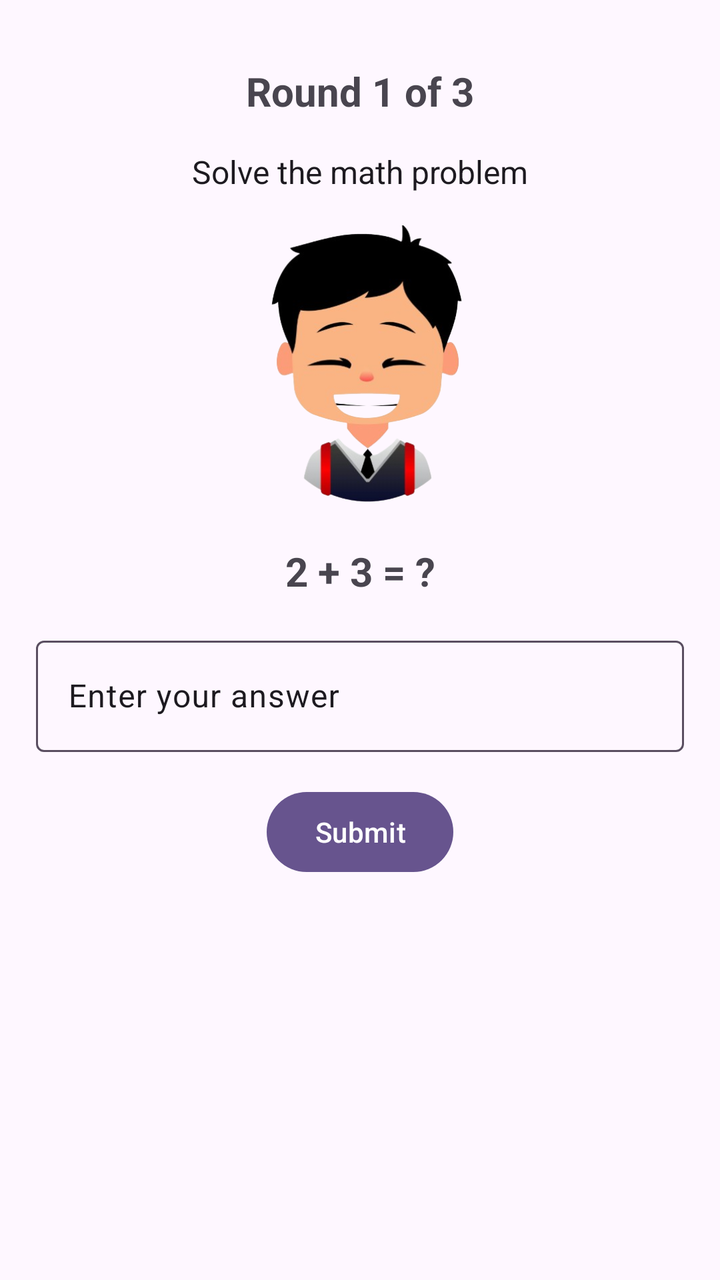
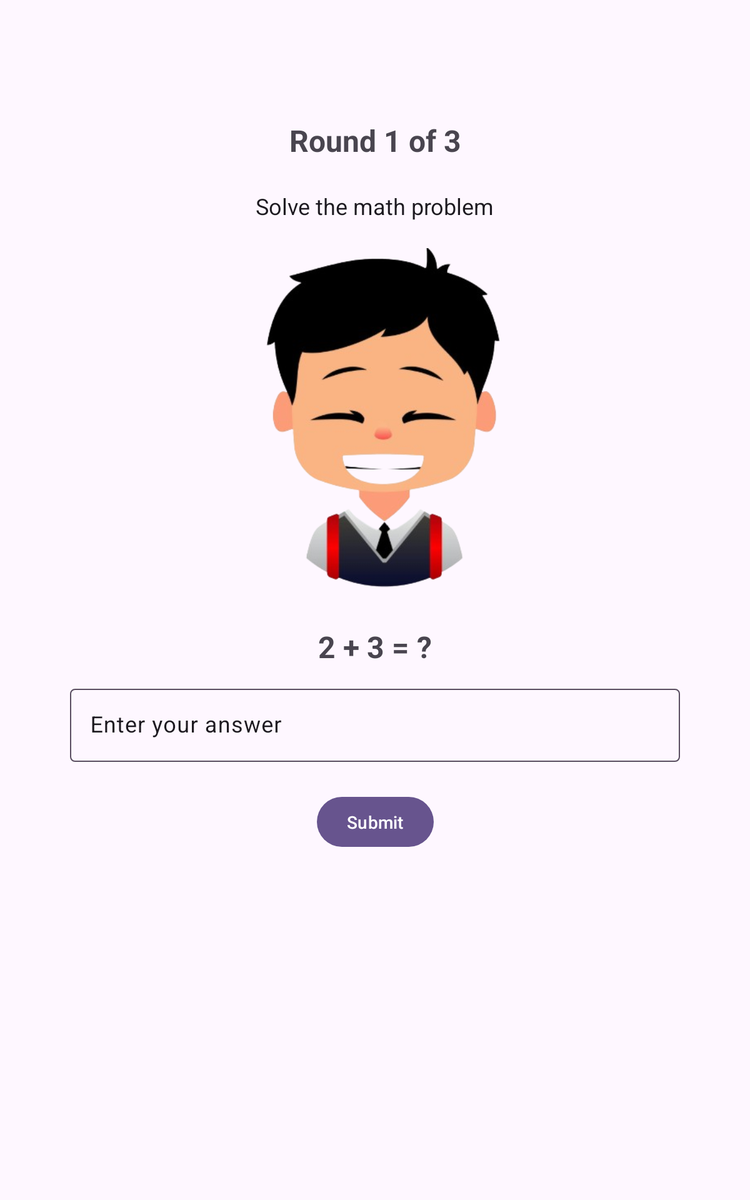

Two renders of one Android screen. The first uses the default layout on a phone; the second uses the alternative layout the repository ships for a different screen configuration, on a matching device. The two XML files are below.
<!-- AndroidManifest.xml: application theme Theme.SmartAlarm -->
<!-- res/layout/fragment_math_mission.xml -->
<?xml version="1.0" encoding="utf-8"?>
<androidx.constraintlayout.widget.ConstraintLayout xmlns:android="http://schemas.android.com/apk/res/android"
    xmlns:app="http://schemas.android.com/apk/res-auto"
    android:layout_width="match_parent"
    android:layout_height="match_parent"
    xmlns:tools="http://schemas.android.com/tools"
    android:background="@color/colorSurface">

    
    <androidx.constraintlayout.widget.Guideline
        android:id="@+id/math_mission_guideline_top"
        android:layout_width="wrap_content"
        android:layout_height="wrap_content"
        android:orientation="horizontal"
        app:layout_constraintGuide_percent="0.05" />

    
    <androidx.constraintlayout.widget.Guideline
        android:id="@+id/math_mission_guideline_start"
        android:layout_width="wrap_content"
        android:layout_height="wrap_content"
        android:orientation="vertical"
        app:layout_constraintGuide_percent="0.05" />

    
    <androidx.constraintlayout.widget.Guideline
        android:id="@+id/math_mission_guideline_end"
        android:layout_width="wrap_content"
        android:layout_height="wrap_content"
        android:orientation="vertical"
        app:layout_constraintGuide_percent="0.95" />

    <TextView
        android:id="@+id/tv_round"
        android:layout_width="wrap_content"
        android:layout_height="wrap_content"
        android:textSize="@dimen/text_size_l"
        android:textStyle="bold"
        app:layout_constraintEnd_toStartOf="@+id/math_mission_guideline_end"
        app:layout_constraintStart_toStartOf="@+id/math_mission_guideline_start"
        app:layout_constraintTop_toTopOf="@+id/math_mission_guideline_top"
        tools:text="Round 1 of 3" />

    <TextView
        android:id="@+id/tv_instructions"
        android:layout_width="wrap_content"
        android:layout_height="wrap_content"
        android:layout_marginTop="@dimen/spacing_m"
        android:text="@string/solve_the_math_problem"
        android:textSize="@dimen/text_size_m"
        android:textColor="?attr/colorOnSurface"
        app:layout_constraintEnd_toEndOf="parent"
        app:layout_constraintStart_toStartOf="parent"
        app:layout_constraintTop_toBottomOf="@+id/tv_round" />

    <TextView
        android:id="@+id/tv_question"
        android:layout_width="wrap_content"
        android:layout_height="wrap_content"
        android:layout_marginTop="@dimen/spacing_m"
        android:textSize="@dimen/text_size_l"
        android:textStyle="bold"
        app:layout_constraintEnd_toStartOf="@+id/math_mission_guideline_end"
        app:layout_constraintStart_toStartOf="@+id/math_mission_guideline_start"
        app:layout_constraintTop_toBottomOf="@+id/imageView7"
        tools:text="2 + 3 = ?" />

    <com.google.android.material.textfield.TextInputLayout
        android:id="@+id/et_answer_til"
        android:layout_width="0dp"
        android:layout_height="wrap_content"
        android:layout_marginTop="@dimen/spacing_m"
        android:hint="@string/enter_your_answer"
        android:textColorHint="@color/colorOnSurface"
        app:layout_constraintEnd_toStartOf="@+id/math_mission_guideline_end"
        app:layout_constraintStart_toStartOf="@+id/math_mission_guideline_start"
        app:layout_constraintTop_toBottomOf="@+id/tv_question"
        app:layout_constraintWidth_max="@dimen/default_editText_maxWidth">

        <com.google.android.material.textfield.TextInputEditText
            android:id="@+id/et_answer"
            android:layout_width="match_parent"
            android:layout_height="wrap_content"
            android:importantForAutofill="no"
            android:inputType="numberSigned|numberDecimal"
            android:textColor="?attr/colorOnSurface"
            android:textSize="@dimen/text_size_m"
            />
    </com.google.android.material.textfield.TextInputLayout>

    <Button
        android:id="@+id/btn_submit"
        android:layout_width="wrap_content"
        android:layout_height="wrap_content"
        android:layout_marginTop="@dimen/spacing_m"
        android:text="@string/submit"
        app:layout_constraintEnd_toStartOf="@+id/math_mission_guideline_end"
        app:layout_constraintStart_toStartOf="@+id/math_mission_guideline_start"
        app:layout_constraintTop_toBottomOf="@id/et_answer_til" />

    <ImageView
        android:id="@+id/imageView7"
        android:layout_width="0dp"
        android:layout_height="0dp"
        android:layout_marginTop="@dimen/spacing_m"
        android:importantForAccessibility="no"
        app:layout_constraintBottom_toTopOf="@+id/guideline"
        app:layout_constraintEnd_toStartOf="@+id/math_mission_guideline_end"
        app:layout_constraintStart_toStartOf="@+id/math_mission_guideline_start"
        app:layout_constraintTop_toBottomOf="@+id/tv_instructions"
        app:layout_constraintWidth_percent="@dimen/math_mission_char_img_max_width_percent"
        app:srcCompat="@drawable/start_img" />

    <androidx.constraintlayout.widget.Guideline
        android:id="@+id/guideline"
        android:layout_width="wrap_content"
        android:layout_height="wrap_content"
        android:orientation="horizontal"
        app:layout_constraintGuide_percent="0.4" />

</androidx.constraintlayout.widget.ConstraintLayout>
<!-- resources referenced by this layout -->
<resources>
  <color name="colorOnSurface">#1d1a20</color>
  <color name="colorSurface">#fef7ff</color>
  <dimen name="default_editText_maxWidth">488dp</dimen>
  <item name="math_mission_char_img_max_width_percent" format="float" type="dimen">0.8</item>
  <dimen name="spacing_m">16dp</dimen>
  <dimen name="text_size_l">20sp</dimen>
  <dimen name="text_size_m">16sp</dimen>
  <string name="enter_your_answer">Enter your answer</string>
  <string name="solve_the_math_problem">Solve the math problem</string>
  <string name="submit">Submit</string>
  <style name="Theme.SmartAlarm" parent="Base.Theme.SmartAlarm" />
  <color name="colorPrimary">#67548e</color>
  <color name="colorOnPrimary">#ffffff</color>
  <color name="colorPrimaryContainer">#eaddff</color>
  <color name="colorOnPrimaryContainer">#4f3d74</color>
  <color name="colorSecondary">#635b70</color>
  <color name="colorOnSecondary">#ffffff</color>
  <color name="colorSecondaryContainer">#e9def8</color>
  <color name="colorOnSecondaryContainer">#4a4358</color>
  <color name="colorTertiary">#7f525c</color>
  <color name="colorOnTertiary">#ffffff</color>
  <color name="colorTertiaryContainer">#ffd9e0</color>
  <color name="colorOnTertiaryContainer">#643b45</color>
  <color name="error">#F44336</color>
  <color name="colorOnError">#ffffff</color>
  <color name="colorErrorContainer">#ffdad6</color>
  <color name="colorOnErrorContainer">#93000a</color>
  <color name="colorSurfaceBright">#fef7ff</color>
  <color name="colorSurfaceDim">#ded8e0</color>
  <color name="colorOnSurfaceVariant">#49454e</color>
  <color name="colorSurfaceContainerLow">#f8f1f9</color>
  <color name="colorSurfaceContainerLowest">#ffffff</color>
  <color name="colorSurfaceContainer">#f3ecf4</color>
  <color name="colorSurfaceContainerHigh">#ede6ee</color>
  <color name="colorSurfaceContainerHighest">#e7e0e8</color>
  <color name="colorSurfaceInverse">#322f35</color>
  <color name="colorOnSurfaceInverse">#f5eff7</color>
  <color name="colorOutline">#5A4E61</color>
  <color name="colorOutlineVariant">#cbc4cf</color>
  <color name="colorBackground">#FEF7FF</color>
  <color name="colorOnBackground">#1D1B20</color>
  <color name="colorStatusBar">#EADDFF</color>
  <style name="Widget.MyApp.DefaultTitleToolbar" parent="Widget.Material3.Toolbar">
          <item name="titleTextAppearance">@style/TextAppearance.SmartAlarm.TitleMedium</item>
      </style>
  <style name="Widget.MyApp.BottomNavigationView" parent="Widget.Material3.BottomNavigationView">
          <item name="itemTextAppearanceActive">@style/TextAppearance.SmartAlarm.LabelMedium</item>
          <item name="backgroundTint">?attr/colorSurfaceContainer</item>
      </style>
  <style name="Widget.MyApp.NavigationRail" parent="Widget.Material3.NavigationRailView">
          <item name="backgroundTint">?attr/colorSurfaceContainer</item>
          <item name="itemTextAppearanceActive">@style/TextAppearance.SmartAlarm.LabelMedium</item>
      </style>
  <style name="Widget.MyApp.NavigationView" parent="Widget.Material3.NavigationView">
          <item name="backgroundTint">?attr/colorSurfaceContainer</item>
          <item name="itemTextAppearanceActive">@style/TextAppearance.SmartAlarm.LabelMedium</item>
      </style>
  <style name="TextAppearance.SmartAlarm.TitleMedium" parent="TextAppearance.Material3.TitleMedium">
          <item name="android:textSize">@dimen/text_size_l</item>
          <item name="lineHeight">@dimen/line_height_l</item>
      </style>
  <style name="TextAppearance.SmartAlarm.LabelMedium" parent="TextAppearance.Material3.LabelMedium">
          <item name="android:textSize">@dimen/text_size_xs</item>
          <item name="lineHeight">@dimen/line_height_xs</item>
          <item name="android:fontFamily">sans-serif-medium</item>
      </style>
  <dimen name="line_height_l">28sp</dimen>
  <dimen name="text_size_xs">12sp</dimen>
  <dimen name="line_height_xs">16sp</dimen>
</resources>
<!-- res/layout-sw600dp/fragment_math_mission.xml (the repository's variant of the layout above) -->
<!-- drawn on a 7-inch tablet held upright -->
<?xml version="1.0" encoding="utf-8"?>
<androidx.constraintlayout.widget.ConstraintLayout xmlns:android="http://schemas.android.com/apk/res/android"
    xmlns:app="http://schemas.android.com/apk/res-auto"
    android:layout_width="match_parent"
    android:layout_height="match_parent"
    xmlns:tools="http://schemas.android.com/tools"
    android:background="@color/colorSurface">

    
    <androidx.constraintlayout.widget.Guideline
        android:id="@+id/math_mission_guideline_top"
        android:layout_width="wrap_content"
        android:layout_height="wrap_content"
        android:orientation="horizontal"
        app:layout_constraintGuide_percent="0.1" />

    
    <androidx.constraintlayout.widget.Guideline
        android:id="@+id/math_mission_guideline_start"
        android:layout_width="wrap_content"
        android:layout_height="wrap_content"
        android:orientation="vertical"
        app:layout_constraintGuide_percent="0.05" />

    
    <androidx.constraintlayout.widget.Guideline
        android:id="@+id/math_mission_guideline_end"
        android:layout_width="wrap_content"
        android:layout_height="wrap_content"
        android:orientation="vertical"
        app:layout_constraintGuide_percent="0.95" />

    
    <androidx.constraintlayout.widget.Guideline
        android:id="@+id/math_mission_guideline_bottom"
        android:layout_width="wrap_content"
        android:layout_height="wrap_content"
        android:orientation="horizontal"
        app:layout_constraintGuide_percent="0.95" />

    <TextView
        android:id="@+id/tv_round"
        android:layout_width="wrap_content"
        android:layout_height="wrap_content"
        android:textSize="@dimen/text_size_l"
        android:textStyle="bold"
        app:layout_constraintEnd_toStartOf="@+id/math_mission_guideline_end"
        app:layout_constraintStart_toStartOf="@+id/math_mission_guideline_start"
        app:layout_constraintTop_toTopOf="@+id/math_mission_guideline_top"
        tools:text="Round 1 of 3" />

    <TextView
        android:id="@+id/tv_instructions"
        android:layout_width="wrap_content"
        android:layout_height="wrap_content"
        android:layout_marginTop="@dimen/spacing_m"
        android:text="@string/solve_the_math_problem"
        android:textColor="?attr/colorOnSurface"
        android:textSize="@dimen/text_size_m"
        app:layout_constraintEnd_toEndOf="parent"
        app:layout_constraintStart_toStartOf="parent"
        app:layout_constraintTop_toBottomOf="@+id/tv_round" />

    <TextView
        android:id="@+id/tv_question"
        android:layout_width="wrap_content"
        android:layout_height="wrap_content"
        android:layout_marginTop="@dimen/spacing_s"
        android:textSize="@dimen/text_size_l"
        android:textStyle="bold"
        app:layout_constraintEnd_toStartOf="@+id/math_mission_guideline_end"
        app:layout_constraintStart_toStartOf="@+id/math_mission_guideline_start"
        app:layout_constraintTop_toBottomOf="@+id/imageView7"
        tools:text="2 + 3 = ?" />

    <ImageView
        android:id="@+id/imageView7"
        android:layout_width="0dp"
        android:layout_height="0dp"
        android:layout_marginTop="@dimen/spacing_s"
        android:importantForAccessibility="no"
        app:layout_constraintDimensionRatio="1:1"
        app:layout_constraintEnd_toStartOf="@+id/math_mission_guideline_end"
        app:layout_constraintStart_toStartOf="@+id/math_mission_guideline_start"
        app:layout_constraintTop_toBottomOf="@+id/tv_instructions"
        app:layout_constraintWidth_percent="@dimen/math_mission_char_img_max_width_percent"
        app:srcCompat="@drawable/start_img" />

    <com.google.android.material.textfield.TextInputLayout
        android:id="@+id/et_answer_til"
        android:layout_width="0dp"
        android:layout_height="wrap_content"
        android:layout_marginTop="@dimen/spacing_s"
        android:hint="@string/enter_your_answer"
        android:textColorHint="@color/colorOnSurface"
        app:layout_constraintEnd_toStartOf="@+id/math_mission_guideline_end"
        app:layout_constraintStart_toStartOf="@+id/math_mission_guideline_start"
        app:layout_constraintTop_toBottomOf="@+id/tv_question"
        app:layout_constraintWidth_max="@dimen/default_editText_maxWidth">

        <com.google.android.material.textfield.TextInputEditText
            android:id="@+id/et_answer"
            android:layout_width="match_parent"
            android:layout_height="wrap_content"
            android:importantForAutofill="no"
            android:inputType="numberSigned|numberDecimal"
            android:textColor="?attr/colorOnSurface"
            android:textSize="@dimen/text_size_m" />

    </com.google.android.material.textfield.TextInputLayout>

    <Button
        android:id="@+id/btn_submit"
        android:layout_width="wrap_content"
        android:layout_height="wrap_content"
        android:layout_marginTop="@dimen/spacing_m"
        android:text="@string/submit"
        app:layout_constraintEnd_toStartOf="@+id/math_mission_guideline_end"
        app:layout_constraintStart_toStartOf="@+id/math_mission_guideline_start"
        app:layout_constraintTop_toBottomOf="@+id/et_answer_til" />


</androidx.constraintlayout.widget.ConstraintLayout>
<!-- resources referenced by the variant -->
<!-- as a 7-inch tablet held upright resolves them -->
<resources>
  <color name="colorOnSurface">#1d1a20</color>
  <color name="colorSurface">#fef7ff</color>
  <dimen name="default_editText_maxWidth">488dp</dimen>
  <!-- from res/values-sw600dp/ -->
  <item name="math_mission_char_img_max_width_percent" format="float" type="dimen">0.5</item>
  <!-- from res/values-sw600dp/ -->
  <dimen name="spacing_m">24dp</dimen>
  <!-- from res/values-sw600dp/ -->
  <dimen name="spacing_s">12dp</dimen>
  <!-- from res/values-sw600dp/ -->
  <dimen name="text_size_l">24sp</dimen>
  <!-- from res/values-sw600dp/ -->
  <dimen name="text_size_m">18sp</dimen>
  <string name="enter_your_answer">Enter your answer</string>
  <string name="solve_the_math_problem">Solve the math problem</string>
  <string name="submit">Submit</string>
  <style name="Theme.SmartAlarm" parent="Base.Theme.SmartAlarm" />
  <color name="colorPrimary">#67548e</color>
  <color name="colorOnPrimary">#ffffff</color>
  <color name="colorPrimaryContainer">#eaddff</color>
  <color name="colorOnPrimaryContainer">#4f3d74</color>
  <color name="colorSecondary">#635b70</color>
  <color name="colorOnSecondary">#ffffff</color>
  <color name="colorSecondaryContainer">#e9def8</color>
  <color name="colorOnSecondaryContainer">#4a4358</color>
  <color name="colorTertiary">#7f525c</color>
  <color name="colorOnTertiary">#ffffff</color>
  <color name="colorTertiaryContainer">#ffd9e0</color>
  <color name="colorOnTertiaryContainer">#643b45</color>
  <color name="error">#F44336</color>
  <color name="colorOnError">#ffffff</color>
  <color name="colorErrorContainer">#ffdad6</color>
  <color name="colorOnErrorContainer">#93000a</color>
  <color name="colorSurfaceBright">#fef7ff</color>
  <color name="colorSurfaceDim">#ded8e0</color>
  <color name="colorOnSurfaceVariant">#49454e</color>
  <color name="colorSurfaceContainerLow">#f8f1f9</color>
  <color name="colorSurfaceContainerLowest">#ffffff</color>
  <color name="colorSurfaceContainer">#f3ecf4</color>
  <color name="colorSurfaceContainerHigh">#ede6ee</color>
  <color name="colorSurfaceContainerHighest">#e7e0e8</color>
  <color name="colorSurfaceInverse">#322f35</color>
  <color name="colorOnSurfaceInverse">#f5eff7</color>
  <color name="colorOutline">#5A4E61</color>
  <color name="colorOutlineVariant">#cbc4cf</color>
  <color name="colorBackground">#FEF7FF</color>
  <color name="colorOnBackground">#1D1B20</color>
  <color name="colorStatusBar">#EADDFF</color>
  <style name="Widget.MyApp.DefaultTitleToolbar" parent="Widget.Material3.Toolbar">
          <item name="titleTextAppearance">@style/TextAppearance.SmartAlarm.TitleMedium</item>
      </style>
  <style name="Widget.MyApp.BottomNavigationView" parent="Widget.Material3.BottomNavigationView">
          <item name="itemTextAppearanceActive">@style/TextAppearance.SmartAlarm.LabelMedium</item>
          <item name="backgroundTint">?attr/colorSurfaceContainer</item>
      </style>
  <style name="Widget.MyApp.NavigationRail" parent="Widget.Material3.NavigationRailView">
          <item name="backgroundTint">?attr/colorSurfaceContainer</item>
          <item name="itemTextAppearanceActive">@style/TextAppearance.SmartAlarm.LabelMedium</item>
      </style>
  <style name="Widget.MyApp.NavigationView" parent="Widget.Material3.NavigationView">
          <item name="backgroundTint">?attr/colorSurfaceContainer</item>
          <item name="itemTextAppearanceActive">@style/TextAppearance.SmartAlarm.LabelMedium</item>
      </style>
  <style name="TextAppearance.SmartAlarm.TitleMedium" parent="TextAppearance.Material3.TitleMedium">
          <item name="android:textSize">@dimen/text_size_l</item>
          <item name="lineHeight">@dimen/line_height_l</item>
      </style>
  <dimen name="line_height_l">28sp</dimen>
  <!-- from res/values-sw600dp/ -->
  <dimen name="text_size_xs">14sp</dimen>
  <dimen name="line_height_xs">16sp</dimen>
</resources>
